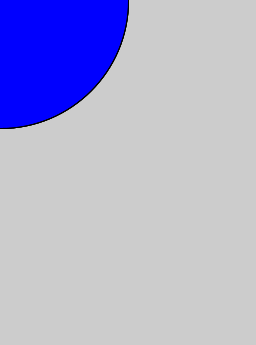
Frame 1 (no input)
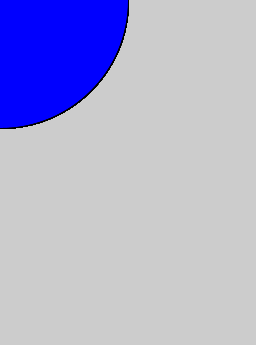
Frame 60 (the mouse pressed at the canvas centre just before this capture)
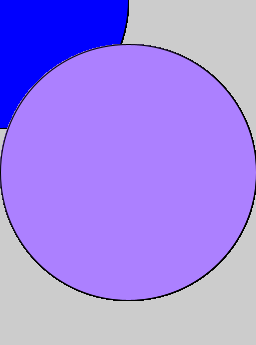
Frame 120 (the mouse held since frame 60 and released just before this capture)

The Processing sketch that drew these frames (run headless with seeded random() and noise(); from frame 60 on, the mouse is pressed at the canvas centre):

// Processing sketch: spirit
// ── spirit.pde
int reb = 356;
float hastighet = 712;


void setup()
{
  size(256, 345);
}
void draw()
{
  ellipse(mouseX, mouseY, 256, 256);
  fill(mouseY, mouseX, 256);
  ellipse(mouseX, mouseY, 256, 256);
  fill(mouseY, mouseX, 256);
  ellipse(mouseX, mouseY, 256, 256);
  fill(mouseY, mouseX, 256);
  ellipse(mouseX, mouseY, 256, 256);
}
